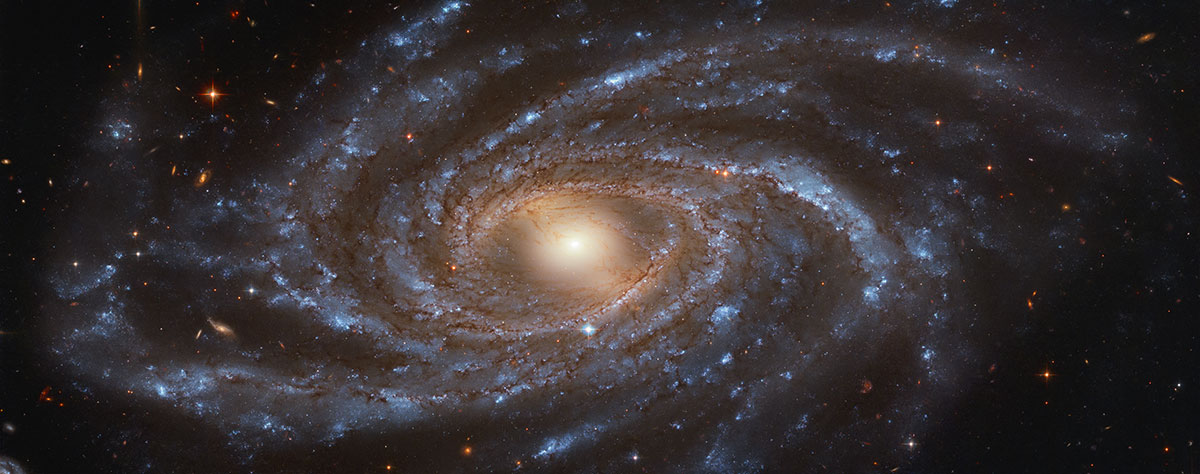
#> input picture sonify/nasa_space_image.jpg, 1200 x 474 px, found by its file name
$ python galaxy_midi.py
#> lines starting #> are read from the running program, lines starting #| are printed output that depends on the picture
import cv2
import numpy as np
import matplotlib.pyplot as plt

if __name__ == "__main__":
    # Load your image
    image = cv2.imread('/Users/gautham/Downloads/nasa_space_image.jpg')
#> image is the input picture: shape (474, 1200, 3); mean B, G, R 50.2, 48.9, 55.2

    image = cv2.resize(image, dsize=(100, 100))
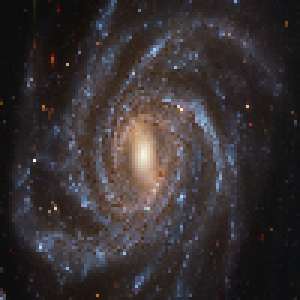
#> image: shape (100, 100, 3) (shown 3 times larger); mean B, G, R 50.1, 48.8, 55

    # Convert to grayscale if it's a color image
    if len(image.shape) == 3:
        image = cv2.cvtColor(image, cv2.COLOR_BGR2GRAY)
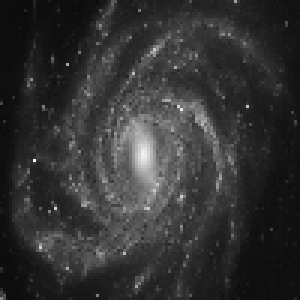
#> image: shape (100, 100) (shown 3 times larger); min 9, max 245, mean 50.8

    # Calculate the histogram
    hist = cv2.calcHist([image], [0], None, [12], [0, 256])
#> hist = [1960, 3031, 2263, 1362, 707, 337, 163, 94, 39, 31, 8, 5]
    # Define your musical notes
    NOTES = ['C', 'C#', 'D', 'Eb', 'E', 'F', 'F#', 'G', 'Ab', 'A', 'Bb', 'B']

    # Map each bin to a musical note
    note_histogram = {}
    for i in range(len(NOTES)):
        note_histogram[NOTES[i]] = hist[i][0]
#> after the loop, note_histogram = 12 items

    # Print the histogram mapping
    for note, count in note_histogram.items():
        print(f'{note}: {count}')
#> this loop made 12 passes
#> (note, count) on passes 1 to 12: ('C', 1960), ('C#', 3031), ('D', 2263), ('Eb', 1362), ('E', 707), ('F', 337), ('F#', 163), ('G', 94), ('Ab', 39), ('A', 31), ('Bb', 8), ('B', 5)
#| C: 1960.0
#| C#: 3031.0
#| D: 2263.0
#| Eb: 1362.0
#| E: 707.0
#| F: 337.0
#| F#: 163.0
#| G: 94.0
#> (further printed lines are left out)

    # Optionally, you can plot the histogram

    plt.bar(NOTES, [hist[i][0] for i in range(len(NOTES))])
    plt.xlabel('Notes')
    plt.ylabel('Bin Count')
    plt.title('Histogram of Image')
    plt.show()
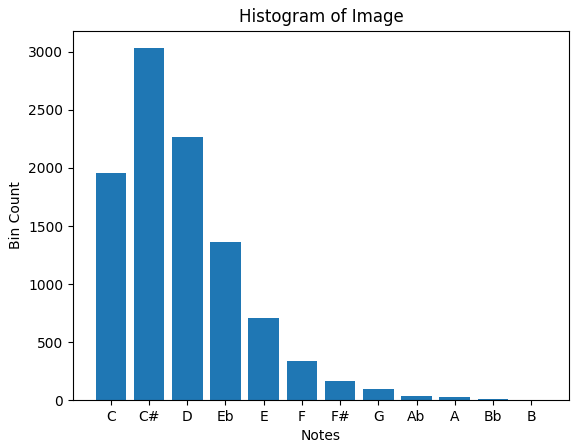
#> figure drawn by matplotlib, 1 panel; tallest bar 3031 high, from x = 0.6 to 1.4
